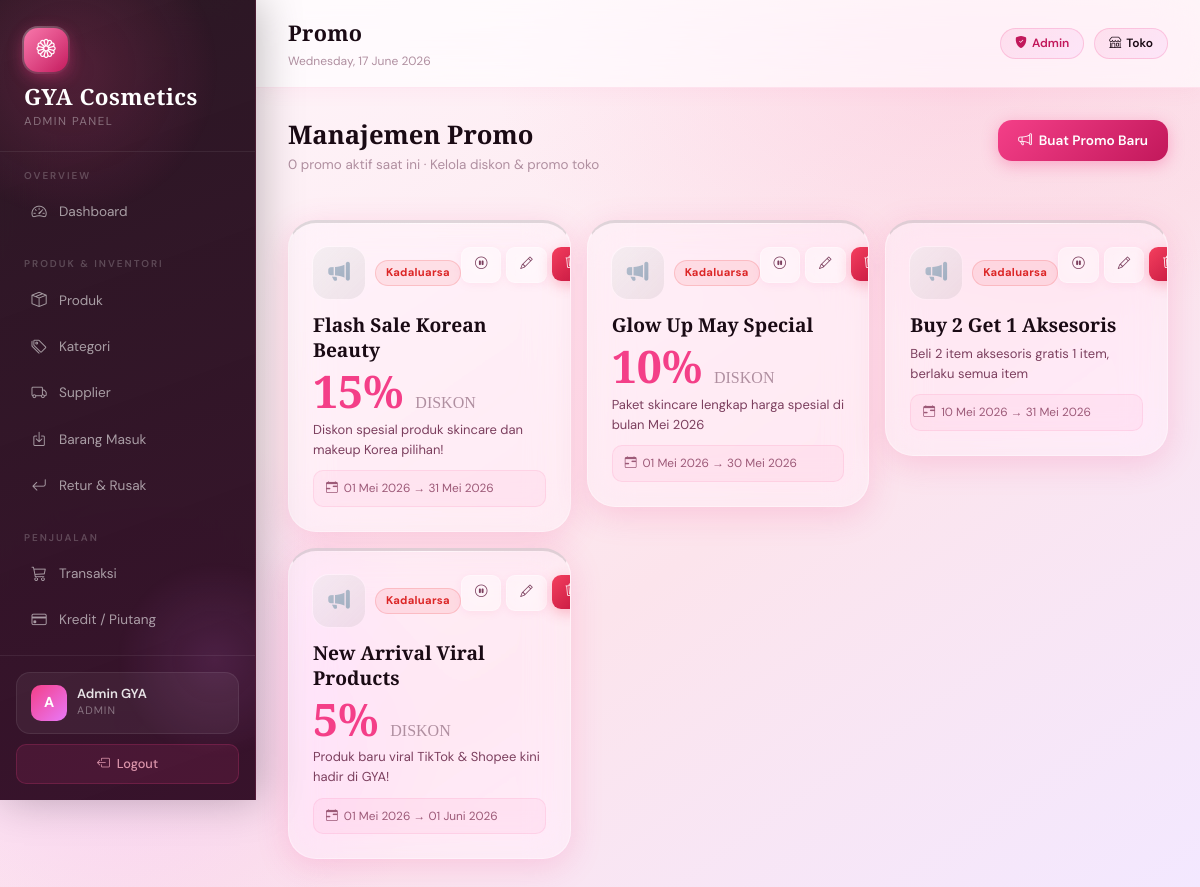
The app's page /gya-cosmetics/admin/promo.php (signed in) with its own data.
### tables this page shows
CREATE TABLE promo (
  `id` int(11) NOT NULL AUTO_INCREMENT,
  `judul` varchar(150) NOT NULL,
  `deskripsi` text DEFAULT NULL,
  `diskon_persen` int(11) DEFAULT 0,
  `tanggal_mulai` date DEFAULT NULL,
  `tanggal_selesai` date DEFAULT NULL,
  `status` enum('aktif','nonaktif') NOT NULL DEFAULT 'aktif',
  `created_at` timestamp NOT NULL DEFAULT current_timestamp(),
  `updated_at` timestamp NOT NULL DEFAULT current_timestamp() ON UPDATE current_timestamp(),
  PRIMARY KEY (`id`)
);

### gya-cosmetics/config/config.php (called while the page is built, shortened)
<?php
function formatTanggal($tanggal) {
    $bulan = [
        1 => 'Januari', 2 => 'Februari', 3 => 'Maret',
        4 => 'April', 5 => 'Mei', 6 => 'Juni',
        7 => 'Juli', 8 => 'Agustus', 9 => 'September',
        10 => 'Oktober', 11 => 'November', 12 => 'Desember'
    ];
    $t = explode('-', $tanggal);
    return $t[2] . ' ' . $bulan[(int)$t[1]] . ' ' . $t[0];
}
?>

### gya-cosmetics/admin/promo.php (the view, shortened to what this page needs)
<?php
require_once '../config/config.php';
$rows = $conn->query("SELECT * FROM promo ORDER BY created_at DESC");
$promo_aktif = (int)$conn->query("SELECT COUNT(*) as n FROM promo WHERE status='aktif' AND tanggal_selesai>=CURDATE()")->fetch_assoc()['n'];
require_once '../views/admin_header.php';
?>
<div style="display:flex;justify-content:space-between;align-items:flex-start;margin-bottom:28px;flex-wrap:wrap;gap:14px;">
  <div>
    <h2 style="font-family:'Cormorant Garamond',serif;font-size:1.6rem;font-weight:600;color:#1a0a14;margin-bottom:4px;">Manajemen Promo</h2>
    <p style="font-size:.84rem;color:#b08fa0;">
      <?= $promo_aktif ?> promo aktif saat ini · Kelola diskon & promo toko
    </p>
  </div>
  <button onclick="openModal('mTambah')" class="btn-gya btn-primary-gya">
    <i class="bi bi-megaphone"></i> Buat Promo Baru
  </button>
</div>
<?php if ($rows && $rows->num_rows > 0): ?>
<div class="row g-3">
  <?php $rows->data_seek(0); while ($p = $rows->fetch_assoc()):
    $aktif_skrg = $p['status']==='aktif' && (!$p['tanggal_selesai'] || $p['tanggal_selesai'] >= date('Y-m-d'));
    $kadaluarsa = $p['tanggal_selesai'] && $p['tanggal_selesai'] < date('Y-m-d');
  ?>
  <div class="col-xl-4 col-md-6">
    <div class="stat-card" style="border-top:3px solid <?=$aktif_skrg?'rgba(16,185,129,.5)':($kadaluarsa?'rgba(100,100,100,.2)':'rgba(245,158,11,.4)')?>;">
      <div style="display:flex;justify-content:space-between;align-items:flex-start;margin-bottom:14px;">
        <div style="display:flex;align-items:center;gap:10px;">
          <div class="stat-icon-wrap" style="background:<?=$aktif_skrg?'rgba(16,185,129,.15)':'rgba(100,100,100,.1)'?>;margin-bottom:0;">
            <i class="bi bi-megaphone-fill" style="color:<?=$aktif_skrg?'#10b981':'#94a3b8'?>;"></i>
          </div>
          <?php if($aktif_skrg): ?><span class="badge-gya badge-success"><i class="bi bi-circle-fill" style="font-size:.45rem;"></i> Aktif</span>
          <?php elseif($kadaluarsa): ?><span class="badge-gya badge-danger">Kadaluarsa</span>
          <?php else: ?><span class="badge-gya badge-warning">Nonaktif</span><?php endif; ?>
        </div>
        <div style="display:flex;gap:5px;">
          <form method="POST" style="display:inline;">
            <button type="submit" class="btn-gya btn-glass-gya btn-sm-gya" title="<?=$p['status']==='aktif'?'Nonaktifkan':'Aktifkan'?>"><i class="bi bi-<?=$p['status']==='aktif'?'pause-circle':'play-circle'?>"></i></button>
          </form>
          <button class="btn-gya btn-glass-gya btn-sm-gya" onclick='editPromo(<?=json_encode($p)?>'><i class="bi bi-pencil"></i></button>
          <form method="POST" style="display:inline;" onsubmit="return confirmDelete('Hapus promo ini?')">
            <button type="submit" class="btn-gya btn-danger-gya btn-sm-gya"><i class="bi bi-trash3"></i></button>
          </form>
        </div>
      </div>
      <div style="font-family:'Cormorant Garamond',serif;font-size:1.2rem;font-weight:600;color:#1a0a14;margin-bottom:6px;line-height:1.3;"><?=htmlspecialchars($p['judul'])?></div>
      <?php if($p['diskon_persen']>0): ?>
      <div style="font-family:'Cormorant Garamond',serif;font-size:2.8rem;font-weight:700;color:#f43f88;line-height:1;margin-bottom:6px;">
        <?=$p['diskon_persen']?>% <span style="font-size:1rem;font-weight:400;color:#b08fa0;">DISKON</span>
      </div>
      <?php endif; ?>
      <?php if($p['deskripsi']): ?><p style="font-size:.81rem;color:#7c3f5e;margin-bottom:10px;line-height:1.55;"><?=htmlspecialchars($p['deskripsi'])?></p><?php endif; ?>
      <?php if($p['tanggal_mulai']||$p['tanggal_selesai']): ?>
      <div style="background:rgba(244,63,136,.05);border:1px solid rgba(244,63,136,.1);border-radius:10px;padding:8px 12px;font-size:.74rem;color:#9d5a78;display:flex;align-items:center;gap:6px;">
        <i class="bi bi-calendar-range"></i>
        <?=$p['tanggal_mulai']?formatTanggal($p['tanggal_mulai']):'—'?> → <?=$p['tanggal_selesai']?formatTanggal($p['tanggal_selesai']):'—'?>
      </div>
      <?php endif; ?>
    </div>
  </div>
  <?php endwhile; ?>
</div>
<?php endif; ?>
<?php require_once '../views/admin_footer.php'; ?>

### gya-cosmetics/assets/css/style.css (style rules this page uses)
:root { --rose: #f43f88; --rose-deep: #c2185b; --rose-pale: #fce4ec; --blush: #fbb6ce; --lilac: #e879f9; --peach: #fb923c; --cream: #fff8f5; --white: #ffffff; --glass-white: rgba(255,255,255,0.18); --glass-white-mid: rgba(255,255,255,0.30); --glass-white-high: rgba(255,255,255,0.55); --glass-border: rgba(255,255,255,0.35); --glass-shadow: 0 8px 32px rgba(244, 63, 136, 0.18); --glass-shadow-lg: 0 24px 64px rgba(244, 63, 136, 0.22); --glass-dark: rgba(30, 5, 20, 0.55); --glass-dark-hover: rgba(244, 63, 136, 0.22); --font-display: 'Cormorant Garamond', Georgia, serif; --font-body: 'DM Sans', sans-serif; --text-primary: #1a0a14; --text-secondary: #7c3f5e; --text-muted: #b08fa0; --radius-sm: 8px; --radius-md: 14px; --radius-lg: 20px; --radius-xl: 28px; --radius-pill:50px; }
*, *::before, *::after { box-sizing: border-box; margin: 0; padding: 0; }
html { scroll-behavior: smooth; }
body { font-family: var(--font-body); font-weight: 400; color: var(--text-primary); line-height: 1.6; -webkit-font-smoothing: antialiased; }
.stat-card { background: var(--glass-white-mid); backdrop-filter: blur(20px) saturate(180%); -webkit-backdrop-filter: blur(20px) saturate(180%); border: 1px solid var(--glass-border); border-radius: var(--radius-xl); padding: 24px; box-shadow: var(--glass-shadow); transition: transform 0.28s cubic-bezier(0.4,0,0.2,1), box-shadow 0.28s; cursor: default; position: relative; overflow: hidden; }
.stat-card::before { content: ''; position: absolute; top: 0; left: 0; right: 0; height: 1px; background: linear-gradient(90deg, transparent, rgba(255,255,255,0.6), transparent); }
.stat-icon-wrap { width: 52px; height: 52px; border-radius: 16px; display: flex; align-items: center; justify-content: center; font-size: 1.35rem; margin-bottom: 16px; position: relative; }
.stat-icon-wrap::after { content: ''; position: absolute; inset: -1px; border-radius: 17px; background: linear-gradient(135deg, rgba(255,255,255,0.4), transparent); pointer-events: none; }
.btn-gya { display: inline-flex; align-items: center; gap: 7px; padding: 10px 20px; border-radius: var(--radius-md); font-family: var(--font-body); font-size: 0.85rem; font-weight: 600; cursor: pointer; transition: all 0.22s cubic-bezier(0.4,0,0.2,1); border: none; text-decoration: none; position: relative; overflow: hidden; }
.btn-gya::after { content: ''; position: absolute; inset: 0; background: rgba(255,255,255,0); transition: background 0.2s; }
.btn-primary-gya { background: linear-gradient(135deg, var(--rose) 0%, var(--rose-deep) 100%); color: white; box-shadow: 0 4px 16px rgba(244,63,136,0.35); }
.btn-glass-gya { background: var(--glass-white-mid); backdrop-filter: blur(12px); border: 1px solid var(--glass-border); color: var(--text-secondary); box-shadow: 0 2px 8px rgba(244,63,136,0.08); }
.btn-danger-gya { background: linear-gradient(135deg, #f43f5e, #be123c); color: white; box-shadow: 0 4px 14px rgba(244,63,94,0.3); }
.btn-sm-gya { padding: 7px 13px; font-size: 0.78rem; border-radius: 9px; }
.badge-gya { display: inline-flex; align-items: center; padding: 3px 10px; border-radius: 20px; font-size: 0.7rem; font-weight: 700; letter-spacing: 0.3px; }
.badge-danger { background: rgba(239,68,68,0.1); color: #dc2626; border: 1px solid rgba(239,68,68,0.2); }

### gya-cosmetics/views/admin_header.php (style rules this page uses)
body { background: radial-gradient(ellipse 70% 50% at 80% 10%, rgba(251,182,206,.35) 0%,transparent 55%), radial-gradient(ellipse 50% 60% at 10% 80%, rgba(232,121,249,.20) 0%,transparent 55%), linear-gradient(145deg,#fff8fc 0%,#fce4ec 60%,#f3e8ff 100%); min-height:100vh; }

### records on screen
promo: status "Kadaluarsa", judul "Flash Sale Korean Beauty", diskon_persen "15", deskripsi "Diskon spesial produk skincare dan makeup Korea pilihan!", tanggal_mulai "01 Mei 2026", tanggal_selesai "31 Mei 2026"
promo: status "Kadaluarsa", judul "Glow Up May Special", diskon_persen "10", deskripsi "Paket skincare lengkap harga spesial di bulan Mei 2026", tanggal_mulai "01 Mei 2026", tanggal_selesai "30 Mei 2026"
promo: status "Kadaluarsa", judul "Buy 2 Get 1 Aksesoris", deskripsi "Beli 2 item aksesoris gratis 1 item, berlaku semua item", tanggal_mulai "10 Mei 2026", tanggal_selesai "31 Mei 2026"
promo: status "Kadaluarsa", judul "New Arrival Viral Products", diskon_persen "5", deskripsi "Produk baru viral TikTok & Shopee kini hadir di GYA!", tanggal_mulai "01 Mei 2026", tanggal_selesai "01 Juni 2026"

### other values on screen
substr($_SESSION['nama']??'A',0,1) "A"
$_SESSION['nama'] "Admin GYA"
$page_title "Promo"
$promo_aktif "0"
